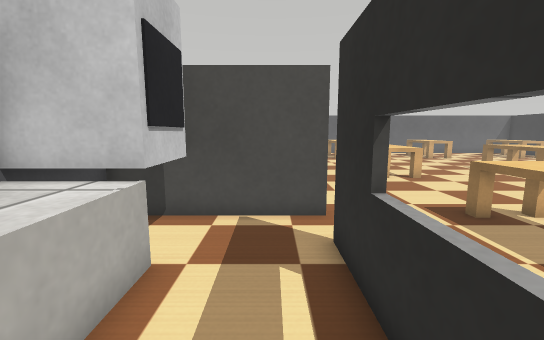
view 1 (above)

21 first-person views from a walk through a robot-simulator world made for Webots. The camera is 0.46 m above the floor, tilts 8° down and sees 90° across. Doors are drawn as open doorways. The floor is counted in squares, 0.2 m on a side. Each view is taken from the middle of a square. On the plan, view 1 faces up. The plan holds only what a view shows up to about 17 squares ahead; the rest is blank. The robots in the file are not drawn. Simple shapes and patterns stand in for the simulator's stock objects.

view 2
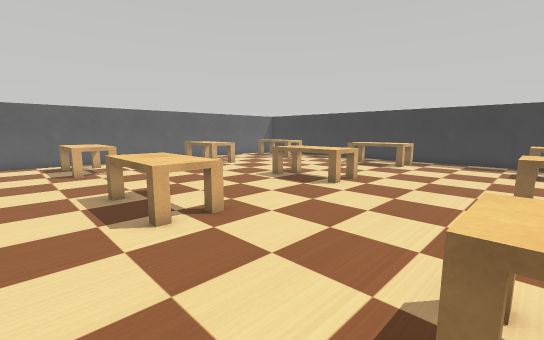

view 3
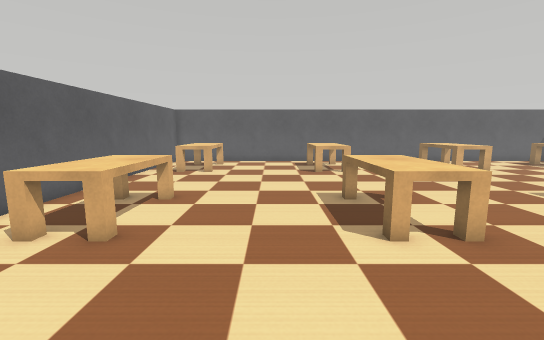

view 4
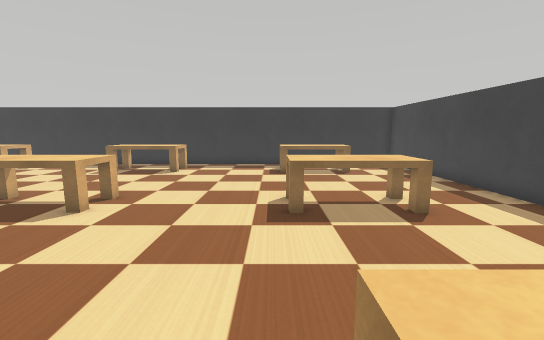

view 5
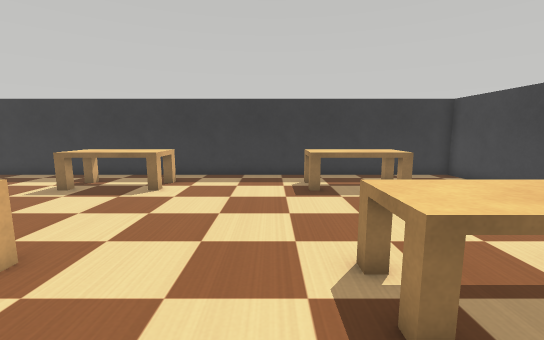

view 6
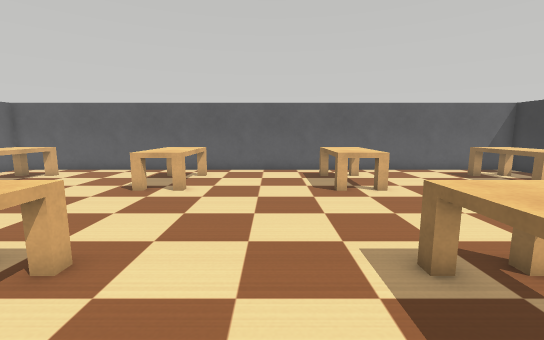

view 7
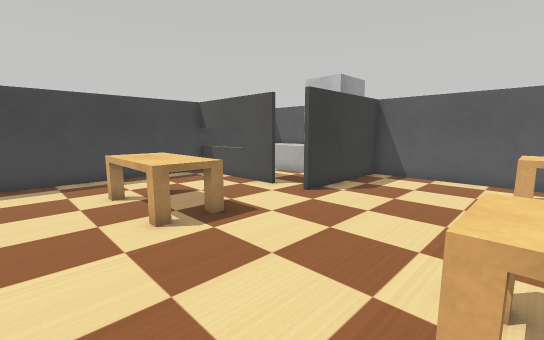

view 8
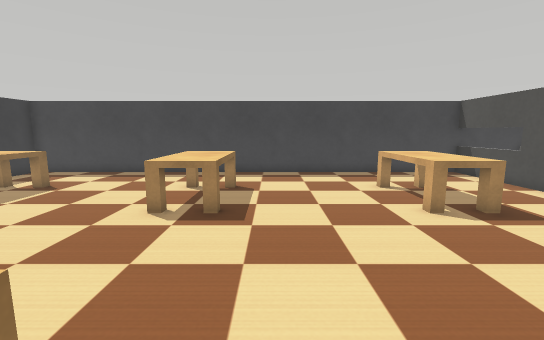

view 9
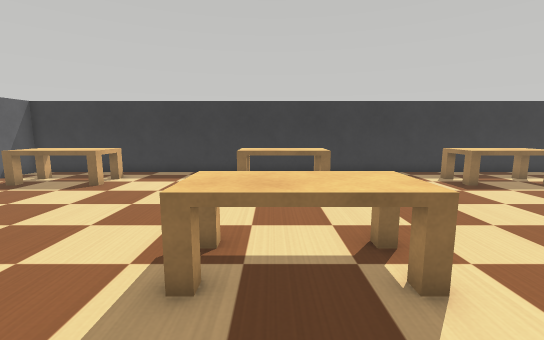

view 10
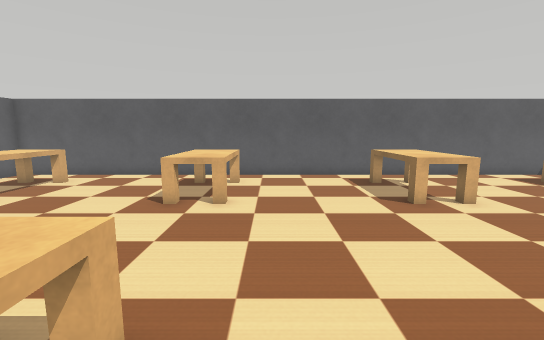

view 11
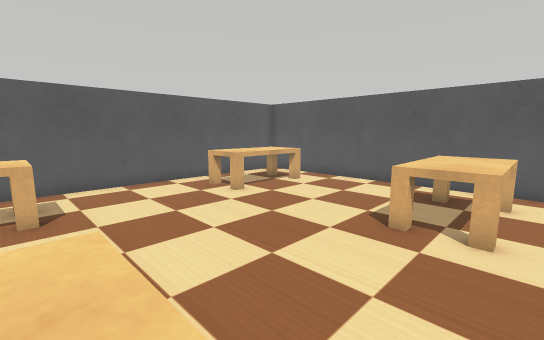

view 12
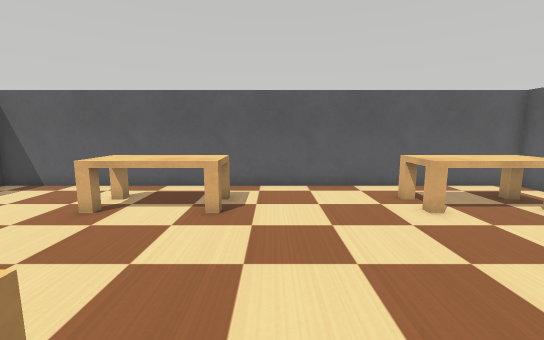

view 13
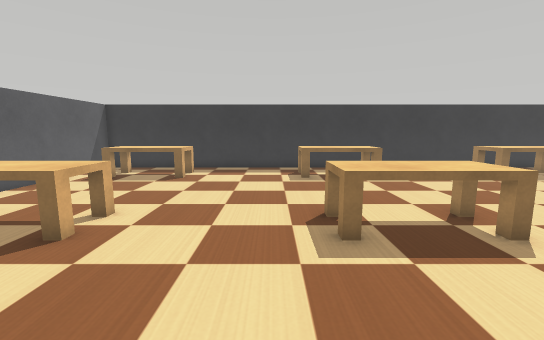

view 14
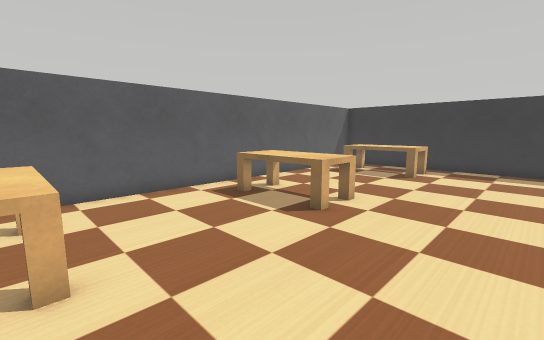

view 15
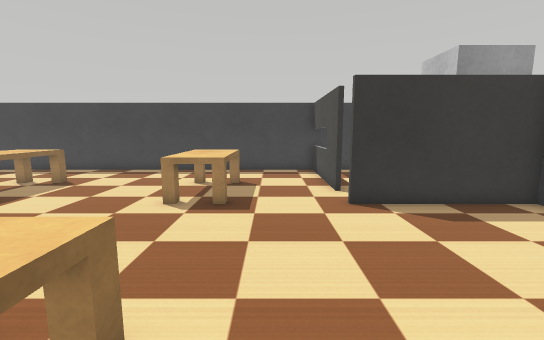

view 16
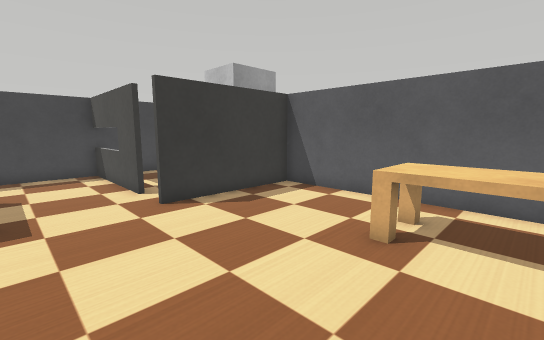

view 17
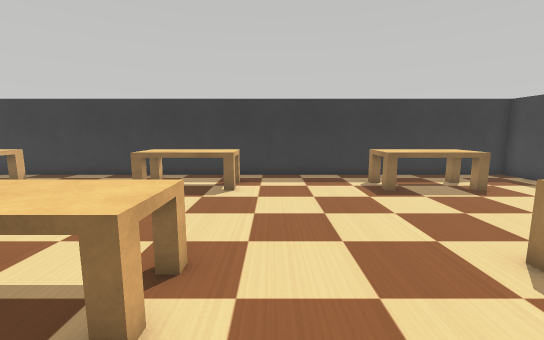

view 18
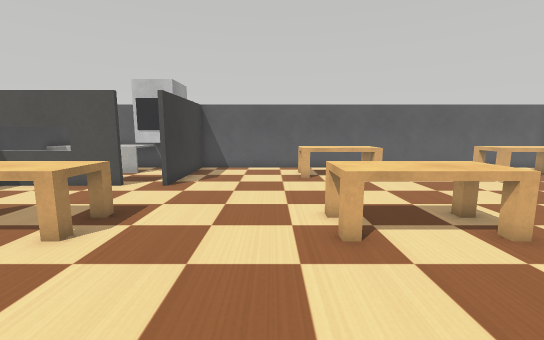

view 19
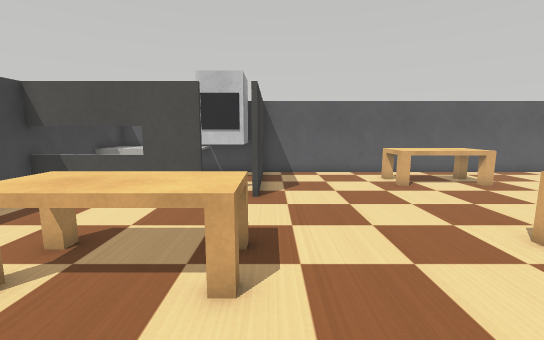

view 20
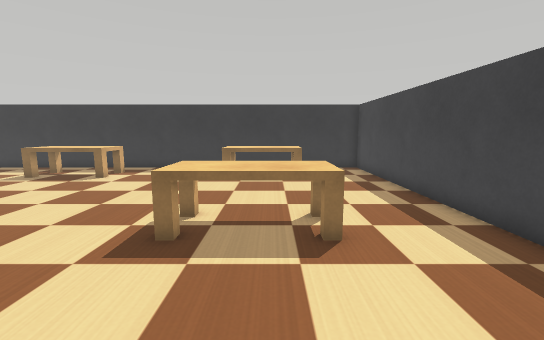

view 21
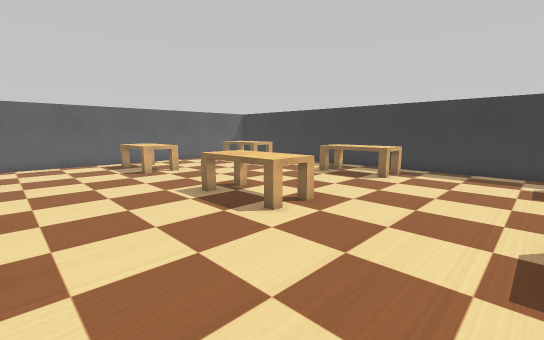

### Floor plan
Points are (right, up) in squares from view 1. A wall is a line through its corners. A room is listed if a view was taken in it or the views show most of it. See-through windows are left out.
Room 1 (view 1)
walls: (0.4, 7.3) (-4.5, 7.3) (-4.5, 4); (1.3, 1.1) (1.3, 5.5); (-4, -0.5) (1, -0.5)
low walls: (-4, 4.5) (-2.1, 4.5) (-2.1, -0.5)
ways out: opening at (1, 6) to room 2
objects: oven (-4, 5) to (-2, 6)
Room 2 (views 2, 3, 4, 5, 6, 7, 8, 9, 10, 11, 12, 13, 14, 15, 16, 17, 18, 19, 20, 21)
walls: (1.6, 7.3) (0.4, 7.3); (1.5, 5.6) (1.5, -0.5); (1, -0.5) (25.5, -0.5) (25.5, 29.5) (-4.5, 29.5) (-4.5, 7.5) (1.5, 7.5)
ways out: opening at (1, 6) to room 1
objects: table (-2, 14) to (-1, 17); table (-2, 24) to (-1, 27); table (6, 4) to (7, 7); table (6, 14) to (7, 17); table (6, 24) to (7, 27); table (14, 4) to (15, 7); table (14, 14) to (15, 17); table (14, 24) to (15, 27); table (22, 4) to (23, 7); table (22, 14) to (23, 17); table (22, 24) to (23, 27)

Where each view was taken, in squares from view 1:
view 1: 0 up, 0 right, facing up
view 2: 7 up, 3 right, facing up-right
view 3: 8 up, 3 right, facing up
view 4: 8 up, 6 right, facing right
view 5: 9 up, 11 right, facing right
view 6: 13 up, 11 right, facing up
view 7: 14 up, 10 right, facing down-left
view 8: 15 up, 12 right, facing down
view 9: 16 up, 10 right, facing right
view 10: 15 up, 9 right, facing up
view 11: 17 up, 8 right, facing up-left
view 12: 19 up, 7 right, facing left
view 13: 19 up, 8 right, facing right
view 14: 19 up, 7 right, facing up-right
view 15: 16 up, 4 right, facing down
view 16: 16 up, 5 right, facing down-left
view 17: 12 up, 11 right, facing right
view 18: 12 up, 13 right, facing left
view 19: 8 up, 11 right, facing left
view 20: 5 up, 8 right, facing right
view 21: 8 up, 8 right, facing up-right
